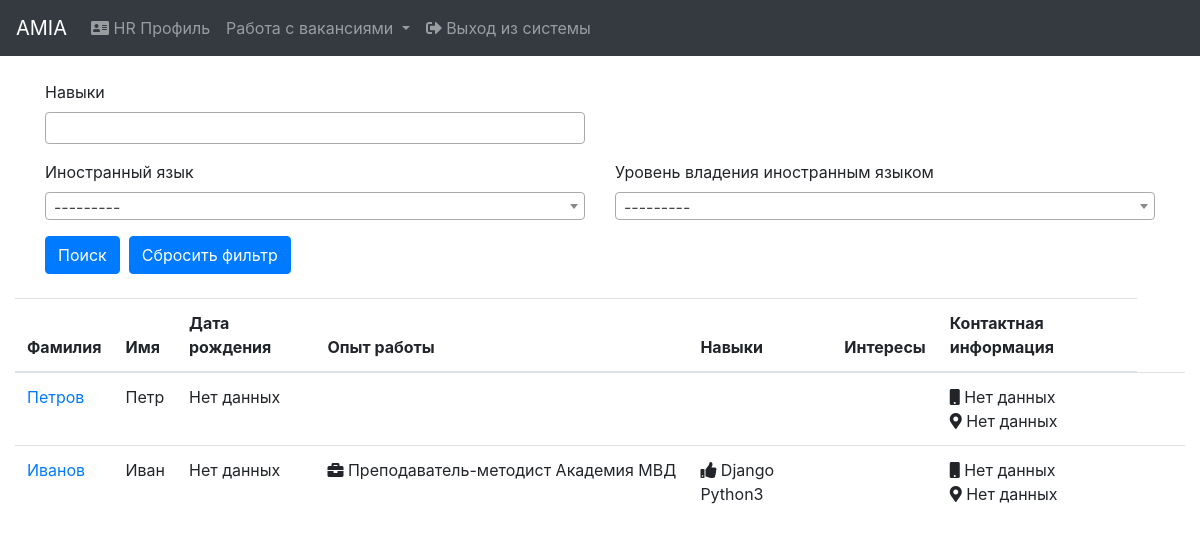
Page /hr/profiles/ (signed in) on the committed database.
### social_profile/models.py (models this page shows, shortened)
class SocialProfile(models.Model):
    user = models.OneToOneField(User, on_delete=models.CASCADE)
    last_name = models.CharField(max_length=100, verbose_name="Last name")
    first_name = models.CharField(max_length=100, verbose_name="First name")
    patronymic = models.CharField(max_length=100, verbose_name="Patronymic", blank=True, null=True)
    email = models.EmailField(verbose_name="E-mail")
    date_of_birth = models.DateField(verbose_name="Date_of_birth", blank=True, null=True)
    status = models.IntegerField(verbose_name="Status", default=1)
    date_added = models.DateTimeField(verbose_name="Date_added", auto_now_add=True)
    profile_img = models.ImageField(verbose_name="Profile_img", blank=True, null=True, upload_to='profile')
    about_myself = models.TextField(verbose_name="About_myself", blank=True, null=True)
    contact_information_phone = models.CharField(max_length=255, verbose_name="Phone", blank=True, null=True)
    contact_information_address = models.CharField(max_length=255, verbose_name="Address", blank=True, null=True)
    education = models.ManyToManyField(Specialty, verbose_name="Education", through="EducationWithInfo")
    work_experience = models.ManyToManyField(WorkExperience, verbose_name="Work experience")
    interests = models.ManyToManyField(Interest, verbose_name="Interests", blank=True)
    skills = models.ManyToManyField(Skill, verbose_name="Skills", blank=True)
    languages = models.ManyToManyField(Language, verbose_name="Language", through='LanguageWithLevel')
    class Meta:
        ordering = ('last_name',)
        verbose_name = 'Social profile'
        verbose_name_plural = 'Social profiles'

class WorkExperience(models.Model):
    company_name = models.CharField(max_length=255, verbose_name="Company name")
    position = models.CharField(max_length=255, verbose_name="Position")
    duty = models.TextField(verbose_name="Duty", blank=True, null=True)
    year_start = models.IntegerField(verbose_name="Start year")
    year_end = models.IntegerField(verbose_name="End year", blank=True, null=True)
    def __str__(self):
        return self.position + ' ' + self.company_name
    class Meta:
        ordering = ('-year_start',)
        verbose_name = 'Work experience'
        verbose_name_plural = 'Work experience'

class Skill(models.Model):
    skill_name = models.CharField(max_length=255, verbose_name="Skill")
    def __str__(self):
        return self.skill_name
    class Meta:
        ordering = ('skill_name',)
        verbose_name = 'Skill'
        verbose_name_plural = 'Skills'

### hr/views.py (the view)
# urls.py: path('profiles/', views.ProfilesView.as_view(), name='profiles'),
class ProfilesView(LoginRequiredMixin, View):
    def get(self, request):
        f = ProfileFilter(request.GET, queryset=SocialProfile.objects.exclude(user=request.user).distinct().order_by('-pk'))
        paginator = Paginator(f.qs, 50)
        page = request.GET.get('page')
        profiles = paginator.get_page(page)
        return render(request, 'hr/profiles/profiles.html', {'profiles': profiles,
                                                             'filter': f,
                                                             })

### context_processors/models_context.py (called while the page is built)
def models_context(request):
    return {'educational': EducationalInstitution.objects.all(),
            'language_levels': LanguageLevel.objects.all(),
            'languages': Language.objects.all(),
            'specialties': Specialty.objects.all(),
            'skills': Skill.objects.all(),
            'interests': Interest.objects.all(),
            }

### social_profile/models.py (called while the page is built)
    def __str__(self):
        return self.language_name

### hr/templates/hr/profiles/profiles.html (shortened to what this page needs)
{% extends 'base.html' %}
{% block content %}
    {% include 'hr/navbar_hr.html' %}<br>
    <div class="container-fluid">
        {% include 'hr/profiles/search_form.html' %}<br>
        <div class="row">
            <div class="col-lg-12">
                <table class="table table-hover">
                    <thead>
                    <tr>
                        <th scope="col">Фамилия</th>
                        <th scope="col">Имя</th>
                        <th scope="col">Дата рождения</th>
                        <th scope="col">Опыт работы</th>
                        <th scope="col">Навыки</th>
                        <th scope="col">Интересы</th>
                        <th scope="col">Контактная информация</th>
                    </tr>
                    </thead>
                    <tbody>
                    {% for profile in profiles %}
                        <tr>
                            <td><a href="{% url 'profile:profile_data' profile.id %}">{{ profile.last_name }}</a></td>
                            <td>{{ profile.first_name|default:"Нет данных" }}</td>
                            <td>
                                {{ profile.date_of_birth|default:"Нет данных" }}</td>
                            <td>
                                {% for w_e in profile.work_experience.all %}
                                    <nobr><i class="fas fa-briefcase"></i> {{ w_e }}</nobr><br>
                                {% endfor %}
                            </td>
                            <td>
                                {% if profile.skills.all %}
                                    <i class="fas fa-thumbs-up"></i>
                                {% endif %}
                                {% for skill in profile.skills.all %}
                                    <nobr> {{ skill }}</nobr>
                                {% endfor %}
                            </td>
                            <td>
                            </td>
                            <td>
                                <i class="fas fa-mobile"></i> {{ profile.contact_information_phone|default:"Нет данных" }}<br>
                                <i class="fas fa-map-marker-alt"></i> {{ profile.contact_information_address|default:"Нет данных" }}
                            </td>
                            <td></td>
                            <td></td>
                        </tr>
                    {% endfor %}
                    </tbody>
                </table>
            </div>
        </div>
    </div>
{% endblock %}

### rows in the picture
SocialProfile: last_name "Петров", first_name "Петр", date_of_birth "Нет данных", contact_information_phone "Нет данных", contact_information_address "Нет данных"
SocialProfile: last_name "Иванов", first_name "Иван", date_of_birth "Нет данных", contact_information_phone "Нет данных", contact_information_address "Нет данных"
WorkExperience: position+company_name "Преподаватель-методист Академия МВД"
Skill: skill_name "Django"
Skill: skill_name "Python3"
